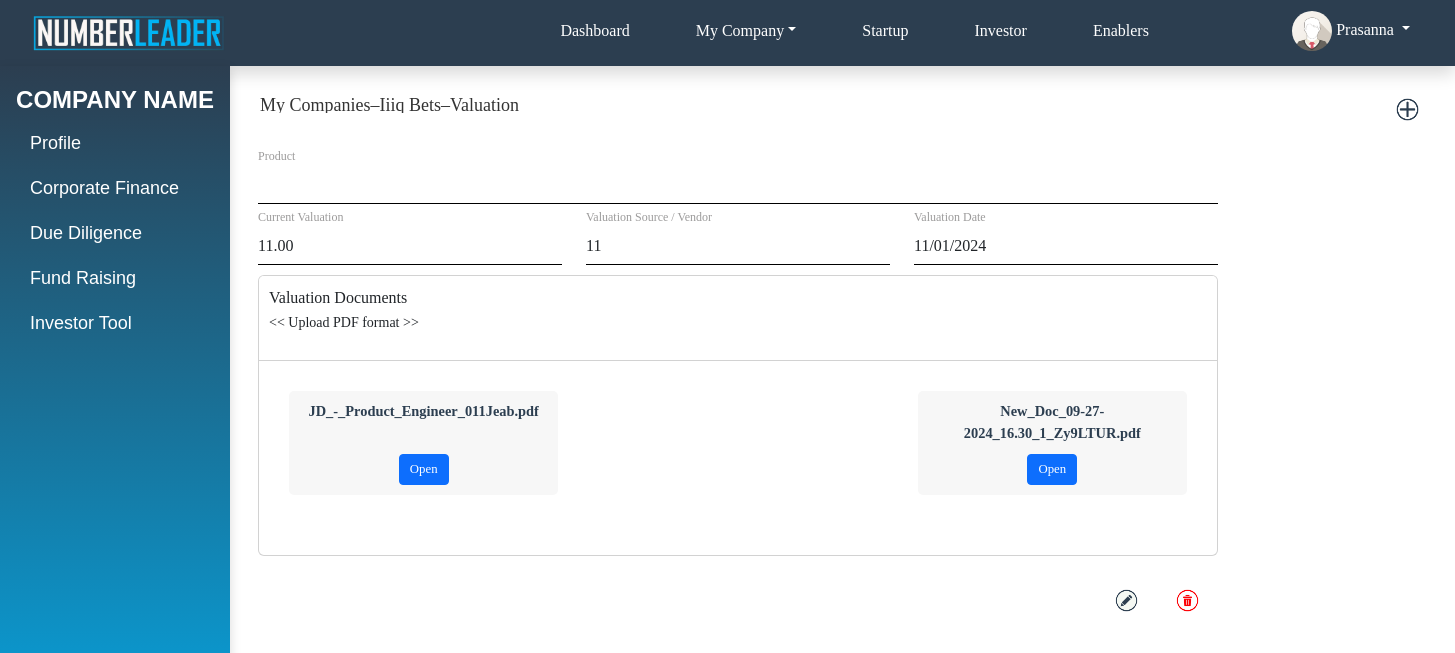
The app's page /add_valuation/C016/ (signed in) with its own data.
### app1/models.py (models this page shows, shortened)
class User(models.Model):
    user_id = models.CharField(max_length=10, primary_key=True, editable=False)
    username = models.CharField(max_length=50, unique=True, null=False)
    email = models.EmailField(null=False)
    phone_number = models.IntegerField(null=True)
    linkedin_url = models.CharField(max_length=100, null=True)
    firstname = models.CharField(max_length=50, null=False)
    lastname = models.CharField(max_length=50, null=True)
    password = models.CharField(max_length=150, null=False)
    user_type = models.CharField(max_length=12, default='admin')
    company_type = models.CharField(max_length=20)
    email_verified = models.BooleanField(null=True, default=False)

class Company(models.Model):
    user_id = models.ForeignKey(User, on_delete=models.CASCADE,related_name='companies')
    company_id = models.CharField(max_length=10, primary_key=True, editable=False)
    name = models.CharField(max_length=100, null=True)
    date_of_incorporation = models.CharField(max_length=5, null=True)
    email = models.EmailField(null=True)
    phone=models.IntegerField(null=True)
    website_url = models.CharField(max_length=100,null=True)
    linkedin_url = models.CharField(max_length=100,null=True)
    business_type = models.CharField(max_length=255, null=True)
    sector = models.CharField(max_length=255, null=True)
    company_type = models.CharField(max_length=10, null=True)
    location = models.CharField(max_length=20, null=True)
    no_of_employees=models.IntegerField(null=True)
    products=models.CharField(max_length=255, null=True)
    competitor=models.CharField(max_length=255, null=True)
    vision=models.CharField(max_length=255, null=True)
    customers=models.IntegerField(null=True)
    current_revenue=models.DecimalField(decimal_places=2, max_digits=25, null=True)
    current_pl=models.DecimalField(decimal_places=2, max_digits=25, null=True)
    previous_revenue=models.DecimalField(decimal_places=2, max_digits=25, null=True)
    previous_pl=models.DecimalField(decimal_places=2, max_digits=25, null=True)
    a_yearbefore_revenue=models.DecimalField(decimal_places=2, max_digits=25, null=True)
    a_yearbefore_pl=models.DecimalField(decimal_places=2, max_digits=25, null=True)
    additional=models.TextField(null=True)
    subscription_type = models.CharField(max_length=10, null=True)

class Valuation(models.Model):
    company = models.ForeignKey(Company, on_delete=models.CASCADE)
    product = models.ForeignKey(productsandservices, on_delete=models.SET_NULL, null=True, blank=True)
    current_valuation = models.DecimalField(max_digits=15, decimal_places=2)
    valuation_source = models.CharField(max_length=255)
    valuation_date = models.DateField()

class ValuationDocument(models.Model):
    company = models.ForeignKey(Company, on_delete=models.CASCADE)
    valuation = models.ForeignKey(Valuation, on_delete=models.CASCADE)
    document = models.FileField(upload_to="valuation_documents/")
    uploaded_at = models.DateTimeField(auto_now_add=True)

### app1/views.py (the view)
# urls.py: path('add_valuation/<str:id>/', add_valuation, name='add_valuation'),
@csrf_exempt
def add_valuation(request, id):
    print(12)
    if request.method == 'POST':
        company_id = request.POST.get('company_id')
        product_id = request.POST.get('p_name')
        current_valuation = request.POST.get('valuation')
        valuation_source = request.POST.get('source')
        valuation_date = request.POST.get('valuation_dt')
        company = get_object_or_404(Company, company_id=company_id)
        product = productsandservices.objects.get(id=product_id) if product_id else None
        valuation = Valuation.objects.create(
            company=company,
            product=product,
            current_valuation=current_valuation,
            valuation_source=valuation_source,
            valuation_date=valuation_date
        )
        files = request.FILES.getlist('valuation_files')
        print(files)
        if files:
            for file in files:
                if not ValuationDocument.objects.filter(valuation=valuation, document=file.name, company=company).exists():
                    try:
                        ValuationDocument.objects.create(valuation=valuation, document=file, company=company)
                        file.close()
                    except IntegrityError:
                        print(f"File {file.name} already exists for this valuation.")
        return JsonResponse({'status': 'success', 'message': 'Valuation added successfully!'})
    else:
        company = get_object_or_404(Company, company_id=id)
        products = productsandservices.objects.filter(company_id=id)
        valuations = Valuation.objects.filter(company_id=id)
        validation_docs = ValuationDocument.objects.filter(company_id=id)
        context = {
            'company': company,
            'products': products,
            'valuations': valuations,
            'docs': validation_docs
        }
        return render(request, 'admin/bench4.html', context)

### app1/context_processors.py (called while the page is built)
def custom_user(request):
    user_id = request.session.get('current_user_id')
    if user_id:
        try:
            user = User.objects.get(user_id=user_id)
            return {'current_user': user}
        except User.DoesNotExist:
            pass
    return {'current_user': None}

def custom_subuser(request):
    subuser_id = request.session.get('current_subuser_id')
    if subuser_id:
        try:
            subuser = Team.objects.get(subuser_id=subuser_id)
            return {'current_subuser': subuser}
        except Team.DoesNotExist:
            pass
    return {'current_subuser': None}

### templates/admin/bench4.html (shortened to what this page needs)
{% include './company_profile.html' %}
{% load static %}
{% block content %}
    <div class="breadcrumb">
        <span>My Companies</span> &ndash; <span>{{ company.name }}</span> &ndash; <span class="bold-text">Valuation</span>
        <button class="btn btn-custom" id="add-benchmark-btn" title="Add a new Valuation"><img src="{% static 'images/add.png' %}" alt="Add" ></button>
    </div>
    <div id="sections-container" class="container"></div>
    <div class="container1">
        {% if valuations %}
            <div id="valuations-container">
                {% for valuation in valuations %}
                    <form id="bench_form_{{ valuation.id }}" class="content-area new-form-section" enctype="multipart/form-data">
                        <div class="row">
                            <div class="col-md-12">
                                <label for="p_name_{{ forloop.counter }}" class="form-label">Product</label>
                                <select id="p_name_{{ forloop.counter }}" name="p_name" class="form-control" disabled>
                                    <option value="{{ valuation.product.id }}">{{ valuation.product.name }}</option>
                                </select>
                            </div>
                            <div class="col-md-4">
                                <label for="valuation_{{ forloop.counter }}" class="form-label">Current Valuation</label>
                                <input type="number" id="valuation_{{ forloop.counter }}" name="valuation" value="{{ valuation.current_valuation }}" class="form-control" disabled>
                            </div>
                            <div class="col-md-4">
                                <label for="source_{{ forloop.counter }}" class="form-label">Valuation Source / Vendor</label>
                                <input type="text" id="source_{{ forloop.counter }}" name="source" value="{{ valuation.valuation_source }}" class="form-control" disabled>
                            </div>
                            <div class="col-md-4">
                                <label for="valuation_dt_{{ forloop.counter }}" class="form-label">Valuation Date</label>
                               <input type="date" id="valuation_dt_{{ valuation.id }}" name="valuation_date" value="{{ valuation.valuation_date|date:"Y-m-d" }}" class="form-control" disabled>
                            </div>
                        </div>
<div class="col-lg-12">
    <div class="card card-wrapper">
        <div class="card-header">
            <p>Valuation Documents<br><small>&lt;&lt; Upload PDF format &gt;&gt;</small></p>
        </div>
        <div class="card-body">
            <ul class="file-list">
                {% for doc in docs %}
                    {% if doc.valuation == valuation %}
                        <li class="file-item">
                            <span class="file-name">{{ doc.document.name|slice:"20:" }}</span>
                            <div class="file-actions">
                                <a href="{{ doc.document.url }}" target="_blank" class="btn btn-primary btn-sm">Open</a>
                            </div>
                        </li>
                    {% endif %}
                {% endfor %}
            </ul>
        </div>
    </div>
</div>
                        <div class="buttons-container">
                            <button type="button" class="btn custom edit-btn" onclick="enableEditForm({{ valuation.id }})" title="Edit Valuation Details">
                                <img src="{% static 'images/edit.png' %}" alt="edit">
                            </button>
                            <button type="button" class="btn custom delete-btn" onclick="remove({{ valuation.id }})" title="Delete Valuation">
                                <img src="{% static 'images/delete.png' %}" alt="delete">
                            </button>
                        </div>
                    </form>
                {% endfor %}
            </div>
        {% endif %}
    </div>
{% endblock content %}

### templates/base.html (shortened to what this page needs)
{% load static %}
<!DOCTYPE html>
<html lang="en">
<head>
  <link href="{% static 'css/bootstrap.min.css' %}" rel="stylesheet">
  <link href="{% static 'css/styles.css'%}" rel="stylesheet">
  <link href="{% static 'css/super_admin.css'%}" rel="stylesheet">
  <link href="https://cdn.jsdelivr.net/npm/bootstrap@5.3.0/dist/css/bootstrap.min.css" rel="stylesheet">
  <link rel="stylesheet" href="https://cdnjs.cloudflare.com/ajax/libs/font-awesome/5.15.4/css/all.min.css">
  <link rel="stylesheet" type="text/css" href="https://cdn.datatables.net/1.10.25/css/jquery.dataTables.min.css">
</head>
<body>
  <nav class="navbar navbar-expand-lg shadow">
    <div class="container-fluid">
      <a class="navbar-brand" href="{% url 'home' %}">
        <img src="{% static 'images/logo.png' %}" alt="Logo" style="margin-left:20px;">
      </a>
      <div class="collapse navbar-collapse" id="navbarNav">
        <ul class="navbar-nav me-auto mb-2 mb-lg-0">
          {% if current_user or current_subuser %}
          <li class="nav-item">
            <a class="nav-link" href="{% url 'admin_dashboard' %}">Dashboard</a>
          </li>
          <li class="nav-item dropdown">
            <a class="nav-link dropdown-toggle" href="#" id="myCompanyDropdown" role="button" data-bs-toggle="dropdown" aria-expanded="false">
            </a>
          </li>
          <li class="nav-item">
            <a class="nav-link" href="#">Startup</a>
          </li>
          <li class="nav-item">
            <a class="nav-link" href="#">Investor</a>
          </li>
          <li class="nav-item">
            <a class="nav-link" href="#">Enablers</a>
          </li>
          {% endif %}
        </ul>
        {% if current_user or current_subuser %}
        <ul class="navbar-nav ms-auto">
          <li class="nav-item dropdown">
            <a class="nav-link dropdown-toggle" href="#" id="profileDropdown" role="button" data-bs-toggle="dropdown" aria-expanded="false">
              <img src="{% static 'images/img_avatar.png' %}" alt="User Avatar" class="user-avatar" style="width: 40px; border-radius: 50%;">
              {% if current_user %}
              {{ current_user.firstname }}
              {% elif current_subuser %}
              {{ current_subuser.username }}
              {% endif %}
            </a>
          </li>
        </ul>
        {% endif %}
      </div>
    </div>
  </nav>
  {% block content %}
  {% endblock content %}
</body>
</html>

### static/css/styles.css (style rules this page uses)
.nav-item { padding:0px 10px; }
.nav-link { font-size:15px; font-weight:700; font-family: 'Times New Roman' !important; }
a { text-decoration:none; }
ul { list-style-type:none; }
.form-control,.form-select,.form-control:focus,.form-select:focus { border-color:#000000 !important; }
input[type="number"] { -moz-appearance: textfield; }
body { font-family: 'Times New Roman','Arial', sans-serif; background-color: var(--bg-color); }
:root { --primary-color: #4a90e2; --secondary-color: #2c3e50; --accent-color: #00eb0c; --text-color: #333; --bg-color: #f4f4f4; }
.navbar { background-color: var(--secondary-color); padding: 0.7rem; font-family: 'Times New Roman'; }
.navbar-brand img { height: 40px; padding-right: 300px; }
.nav-link { color: white !important; margin: 0 10px; transition: color 0.3s; padding: 0.5rem 1rem; font-family: 'Times New Roman' !important; }
.user-avatar { width: 40px; height: 40px; border-radius: 50%; }
body { font-family: "Times New Roman", sans-serif; }

### templates/base.html (style rules this page uses)
.navbar { height: 66px; display: flex; align-items: center; background-color: #2c3e50; }
.navbar-brand img { max-height: 50px; }
.navbar-nav .nav-item { padding: 10px 15px; margin-bottom: 5px; }
.navbar-nav .nav-link { white-space: nowrap; text-align: center; }
.navbar-brand { margin-right: auto; }
.navbar { display: flex; align-items: center; justify-content: space-between; }

### templates/admin/company_profile.html (style rules this page uses)
body { background-color: white; color: #333; }

### templates/admin/bench4.html (style rules this page uses)
body { scrollbar-width: none; -ms-overflow-style: none; }
.navbar { position: fixed; top: 0; width: 100%; z-index: 10; }
.form-label { font-size: 12px; color: rgb(156, 155, 155); margin-bottom: 0px; }
.form-control { border: none; border-bottom: 1px solid #000; background-color: transparent; border-radius: 0; padding-left: 0; }
.form-control:disabled { background:transparent; }
.container { position:relative; background-color: #fff; border-radius: 8px; max-width: 1000px; margin-left: 238px; overflow-y: auto; font-family: 'Arial MT Rounded'; z-index: 1; overflow-x: hidden; margin-top: -40px; padding-bottom: 30px; overflow-y: auto; scrollbar-width: none; -ms-overflow-style: none; }
.container { -ms-overflow-style: none; scrollbar-width: none; }
.container1 { position: relative; padding: 0px 20px; background:transparent; border-radius: 8px; max-width: 1000px !important; margin-left: 238px; overflow-y: auto; font-family: 'Arial MT Rounded'; z-index: 1; overflow-x: hidden; margin-top: 0px; padding-top: 0px !important; overflow-y: auto; scrollbar-width: none; -ms-overflow-style: none; }
.container1 { -ms-overflow-style: none; scrollbar-width: none; }
.card-wrapper { position: relative; margin-bottom: 20px; margin-top: 10px; }
.card-header { background-color: #fff; padding: 10px; }
.card-body { padding: 30px; text-align: center; height: auto; display: flex; flex-direction: column; align-items: center; justify-content: center; background-color: #ffffff; border-radius: 8px; overflow: hidden; max-height: 350px; overflow-y: auto; }
.file-list { display: flex; flex-wrap: wrap; justify-content: space-between; list-style-type: none; padding-left: 0; width: 100%; max-height: 150px; overflow-y: auto; margin-bottom: 10px; }
.file-item { width: 30%; display: flex; flex-direction: column; justify-content: space-between; align-items: center; margin-bottom: 10px; padding: 10px; background-color: #f7f7f7; border-radius: 5px; }
.file-name { font-size: 0.9rem; font-weight: bold; color: #2c3e50; margin-bottom: 10px; }
.file-actions { display: flex; gap: 10px; }
.file-actions .btn { padding: 5px 10px; font-size: 0.8rem; }
.buttons-container { display: flex; justify-content: flex-end; margin-top: 20px; }
.btn-custom { background-color: transparent; border: none; padding: 10px 20px; border-radius: 10px; color: white; font-size: 16px; display: flex; align-items: center; gap: 10px; margin-left: 1110px; margin-top: -37px; }
.btn-custom img { width: 35px; height: 35px; }
.breadcrumb { margin-top: 92px; margin-left: 260px; font-family: 'Arial MT Rounded'; font-size: 18px !important; }
.edit-btn img { width: 35px; height:35px; background-color: transparent !important; }
.delete-btn img { width: 35px; height:35px; background-color: transparent !important; }

### records on screen
User: firstname "Prasanna"
Company: name "Iiiq Bets"
Valuation: valuation "11.00", source "11", valuation_date "11/01/2024"
ValuationDocument: document.name "JD_-_Product_Engineer_011Jeab.pdf"
ValuationDocument: document.name "New_Doc_09-27-2024_16.30_1_Zy9LTUR.pdf"
